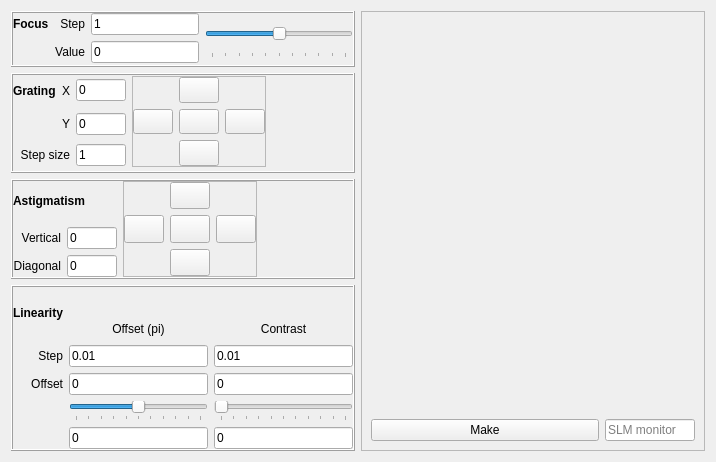
<?xml version="1.0" encoding="UTF-8"?>
<ui version="4.0">
 <class>Form</class>
 <widget class="QWidget" name="Form">
  <property name="geometry">
   <rect>
    <x>0</x>
    <y>0</y>
    <width>716</width>
    <height>462</height>
   </rect>
  </property>
  <property name="sizePolicy">
   <sizepolicy hsizetype="MinimumExpanding" vsizetype="MinimumExpanding">
    <horstretch>0</horstretch>
    <verstretch>0</verstretch>
   </sizepolicy>
  </property>
  <property name="maximumSize">
   <size>
    <width>16777215</width>
    <height>16777215</height>
   </size>
  </property>
  <property name="windowTitle">
   <string>Form</string>
  </property>
  <layout class="QGridLayout" name="gridLayout">
   <item row="0" column="0">
    <widget class="QFrame" name="Focus_frame">
     <property name="sizePolicy">
      <sizepolicy hsizetype="Minimum" vsizetype="Minimum">
       <horstretch>0</horstretch>
       <verstretch>0</verstretch>
      </sizepolicy>
     </property>
     <property name="minimumSize">
      <size>
       <width>0</width>
       <height>40</height>
      </size>
     </property>
     <property name="frameShape">
      <enum>QFrame::Box</enum>
     </property>
     <property name="frameShadow">
      <enum>QFrame::Raised</enum>
     </property>
     <layout class="QGridLayout" name="gridLayout_2">
      <property name="leftMargin">
       <number>0</number>
      </property>
      <property name="topMargin">
       <number>0</number>
      </property>
      <property name="rightMargin">
       <number>0</number>
      </property>
      <property name="bottomMargin">
       <number>0</number>
      </property>
      <item row="1" column="1">
       <widget class="QLabel" name="label_7">
        <property name="minimumSize">
         <size>
          <width>0</width>
          <height>20</height>
         </size>
        </property>
        <property name="text">
         <string>Step</string>
        </property>
        <property name="alignment">
         <set>Qt::AlignRight|Qt::AlignTrailing|Qt::AlignVCenter</set>
        </property>
       </widget>
      </item>
      <item row="1" column="2">
       <widget class="QLineEdit" name="focus_step_lineEdit">
        <property name="sizePolicy">
         <sizepolicy hsizetype="Minimum" vsizetype="Fixed">
          <horstretch>0</horstretch>
          <verstretch>0</verstretch>
         </sizepolicy>
        </property>
        <property name="minimumSize">
         <size>
          <width>0</width>
          <height>20</height>
         </size>
        </property>
        <property name="text">
         <string>1</string>
        </property>
       </widget>
      </item>
      <item row="2" column="2">
       <widget class="QLineEdit" name="focus_lineEdit">
        <property name="sizePolicy">
         <sizepolicy hsizetype="Minimum" vsizetype="Fixed">
          <horstretch>0</horstretch>
          <verstretch>0</verstretch>
         </sizepolicy>
        </property>
        <property name="minimumSize">
         <size>
          <width>0</width>
          <height>20</height>
         </size>
        </property>
        <property name="text">
         <string>0</string>
        </property>
       </widget>
      </item>
      <item row="2" column="1">
       <widget class="QLabel" name="label_8">
        <property name="minimumSize">
         <size>
          <width>0</width>
          <height>20</height>
         </size>
        </property>
        <property name="text">
         <string>Value</string>
        </property>
        <property name="alignment">
         <set>Qt::AlignRight|Qt::AlignTrailing|Qt::AlignVCenter</set>
        </property>
       </widget>
      </item>
      <item row="1" column="3" rowspan="2">
       <widget class="QSlider" name="focus_slider">
        <property name="minimumSize">
         <size>
          <width>0</width>
          <height>40</height>
         </size>
        </property>
        <property name="minimum">
         <number>-50</number>
        </property>
        <property name="maximum">
         <number>50</number>
        </property>
        <property name="pageStep">
         <number>1</number>
        </property>
        <property name="orientation">
         <enum>Qt::Horizontal</enum>
        </property>
        <property name="invertedAppearance">
         <bool>false</bool>
        </property>
        <property name="invertedControls">
         <bool>false</bool>
        </property>
        <property name="tickPosition">
         <enum>QSlider::TicksBelow</enum>
        </property>
        <property name="tickInterval">
         <number>10</number>
        </property>
       </widget>
      </item>
      <item row="1" column="0">
       <widget class="QLabel" name="labelFocus">
        <property name="minimumSize">
         <size>
          <width>0</width>
          <height>20</height>
         </size>
        </property>
        <property name="font">
         <font>
          <weight>75</weight>
          <bold>true</bold>
         </font>
        </property>
        <property name="text">
         <string>Focus</string>
        </property>
       </widget>
      </item>
     </layout>
    </widget>
   </item>
   <item row="0" column="1" rowspan="6">
    <widget class="QFrame" name="Display_frame">
     <property name="sizePolicy">
      <sizepolicy hsizetype="Preferred" vsizetype="Preferred">
       <horstretch>0</horstretch>
       <verstretch>0</verstretch>
      </sizepolicy>
     </property>
     <property name="frameShape">
      <enum>QFrame::StyledPanel</enum>
     </property>
     <property name="frameShadow">
      <enum>QFrame::Raised</enum>
     </property>
     <layout class="QGridLayout" name="gridLayout_4">
      <item row="1" column="0">
       <widget class="QPushButton" name="make_pushButton">
        <property name="text">
         <string>Make</string>
        </property>
       </widget>
      </item>
      <item row="1" column="1">
       <widget class="QLineEdit" name="slm_monitor_lineEdit">
        <property name="maximumSize">
         <size>
          <width>90</width>
          <height>16777215</height>
         </size>
        </property>
        <property name="placeholderText">
         <string>SLM monitor</string>
        </property>
       </widget>
      </item>
      <item row="0" column="0" colspan="2">
       <spacer name="verticalSpacer_7">
        <property name="orientation">
         <enum>Qt::Vertical</enum>
        </property>
        <property name="sizeHint" stdset="0">
         <size>
          <width>20</width>
          <height>40</height>
         </size>
        </property>
       </spacer>
      </item>
     </layout>
    </widget>
   </item>
   <item row="2" column="0">
    <widget class="QFrame" name="Astigmatism_frame">
     <property name="sizePolicy">
      <sizepolicy hsizetype="Minimum" vsizetype="Minimum">
       <horstretch>0</horstretch>
       <verstretch>0</verstretch>
      </sizepolicy>
     </property>
     <property name="minimumSize">
      <size>
       <width>0</width>
       <height>100</height>
      </size>
     </property>
     <property name="frameShape">
      <enum>QFrame::Box</enum>
     </property>
     <property name="frameShadow">
      <enum>QFrame::Raised</enum>
     </property>
     <layout class="QGridLayout" name="gridLayout_3">
      <property name="leftMargin">
       <number>0</number>
      </property>
      <property name="topMargin">
       <number>0</number>
      </property>
      <property name="rightMargin">
       <number>0</number>
      </property>
      <property name="bottomMargin">
       <number>0</number>
      </property>
      <item row="3" column="3">
       <widget class="QLineEdit" name="astigmatismx_lineEdit">
        <property name="minimumSize">
         <size>
          <width>0</width>
          <height>20</height>
         </size>
        </property>
        <property name="maximumSize">
         <size>
          <width>50</width>
          <height>16777215</height>
         </size>
        </property>
        <property name="text">
         <string>0</string>
        </property>
       </widget>
      </item>
      <item row="2" column="2" colspan="2">
       <widget class="QLabel" name="label_5">
        <property name="minimumSize">
         <size>
          <width>0</width>
          <height>25</height>
         </size>
        </property>
        <property name="font">
         <font>
          <weight>75</weight>
          <bold>true</bold>
         </font>
        </property>
        <property name="text">
         <string>Astigmatism</string>
        </property>
       </widget>
      </item>
      <item row="3" column="2">
       <widget class="QLabel" name="label_9">
        <property name="minimumSize">
         <size>
          <width>0</width>
          <height>20</height>
         </size>
        </property>
        <property name="text">
         <string>Vertical</string>
        </property>
        <property name="alignment">
         <set>Qt::AlignRight|Qt::AlignTrailing|Qt::AlignVCenter</set>
        </property>
       </widget>
      </item>
      <item row="4" column="3">
       <widget class="QLineEdit" name="astigmatismy_lineEdit">
        <property name="minimumSize">
         <size>
          <width>0</width>
          <height>20</height>
         </size>
        </property>
        <property name="maximumSize">
         <size>
          <width>50</width>
          <height>16777215</height>
         </size>
        </property>
        <property name="text">
         <string>0</string>
        </property>
       </widget>
      </item>
      <item row="4" column="2">
       <widget class="QLabel" name="label_10">
        <property name="minimumSize">
         <size>
          <width>0</width>
          <height>20</height>
         </size>
        </property>
        <property name="text">
         <string>Diagonal</string>
        </property>
        <property name="alignment">
         <set>Qt::AlignRight|Qt::AlignTrailing|Qt::AlignVCenter</set>
        </property>
       </widget>
      </item>
      <item row="3" column="5">
       <spacer name="horizontalSpacer">
        <property name="minimumSize">
         <size>
          <width>0</width>
          <height>20</height>
         </size>
        </property>
        <property name="orientation">
         <enum>Qt::Horizontal</enum>
        </property>
        <property name="sizeHint" stdset="0">
         <size>
          <width>40</width>
          <height>20</height>
         </size>
        </property>
       </spacer>
      </item>
      <item row="2" column="4" rowspan="3">
       <widget class="QFrame" name="frame_3">
        <property name="sizePolicy">
         <sizepolicy hsizetype="MinimumExpanding" vsizetype="MinimumExpanding">
          <horstretch>0</horstretch>
          <verstretch>0</verstretch>
         </sizepolicy>
        </property>
        <property name="frameShape">
         <enum>QFrame::StyledPanel</enum>
        </property>
        <property name="frameShadow">
         <enum>QFrame::Raised</enum>
        </property>
        <layout class="QGridLayout" name="gridLayout_7">
         <property name="leftMargin">
          <number>0</number>
         </property>
         <property name="topMargin">
          <number>0</number>
         </property>
         <property name="rightMargin">
          <number>0</number>
         </property>
         <property name="bottomMargin">
          <number>0</number>
         </property>
         <item row="0" column="1">
          <widget class="QPushButton" name="astigmatism_up_pushButton">
           <property name="sizePolicy">
            <sizepolicy hsizetype="Fixed" vsizetype="Fixed">
             <horstretch>0</horstretch>
             <verstretch>0</verstretch>
            </sizepolicy>
           </property>
           <property name="minimumSize">
            <size>
             <width>25</width>
             <height>25</height>
            </size>
           </property>
           <property name="maximumSize">
            <size>
             <width>100</width>
             <height>100</height>
            </size>
           </property>
           <property name="text">
            <string/>
           </property>
           <property name="icon">
            <iconset>
             <normaloff>../../../utils/icons/Arr-top.png</normaloff>../../../utils/icons/Arr-top.png</iconset>
           </property>
          </widget>
         </item>
         <item row="1" column="0">
          <widget class="QPushButton" name="pushButton_5">
           <property name="minimumSize">
            <size>
             <width>25</width>
             <height>25</height>
            </size>
           </property>
           <property name="maximumSize">
            <size>
             <width>100</width>
             <height>100</height>
            </size>
           </property>
           <property name="text">
            <string/>
           </property>
           <property name="icon">
            <iconset>
             <normaloff>../../../utils/icons/Arr-left.png</normaloff>../../../utils/icons/Arr-left.png</iconset>
           </property>
          </widget>
         </item>
         <item row="1" column="2">
          <widget class="QPushButton" name="astigmatism_right_pushButton">
           <property name="sizePolicy">
            <sizepolicy hsizetype="Fixed" vsizetype="Fixed">
             <horstretch>0</horstretch>
             <verstretch>0</verstretch>
            </sizepolicy>
           </property>
           <property name="minimumSize">
            <size>
             <width>25</width>
             <height>25</height>
            </size>
           </property>
           <property name="maximumSize">
            <size>
             <width>100</width>
             <height>100</height>
            </size>
           </property>
           <property name="text">
            <string/>
           </property>
           <property name="icon">
            <iconset>
             <normaloff>../../../utils/icons/Arr-right.png</normaloff>../../../utils/icons/Arr-right.png</iconset>
           </property>
          </widget>
         </item>
         <item row="2" column="1">
          <widget class="QPushButton" name="astigmatism_down_pushButton">
           <property name="sizePolicy">
            <sizepolicy hsizetype="Fixed" vsizetype="Fixed">
             <horstretch>0</horstretch>
             <verstretch>0</verstretch>
            </sizepolicy>
           </property>
           <property name="minimumSize">
            <size>
             <width>25</width>
             <height>25</height>
            </size>
           </property>
           <property name="maximumSize">
            <size>
             <width>100</width>
             <height>100</height>
            </size>
           </property>
           <property name="text">
            <string/>
           </property>
           <property name="icon">
            <iconset>
             <normaloff>../../../utils/icons/Arr-bot.png</normaloff>../../../utils/icons/Arr-bot.png</iconset>
           </property>
          </widget>
         </item>
         <item row="1" column="1">
          <widget class="QPushButton" name="pushButton_6">
           <property name="sizePolicy">
            <sizepolicy hsizetype="Fixed" vsizetype="Fixed">
             <horstretch>0</horstretch>
             <verstretch>0</verstretch>
            </sizepolicy>
           </property>
           <property name="minimumSize">
            <size>
             <width>25</width>
             <height>25</height>
            </size>
           </property>
           <property name="maximumSize">
            <size>
             <width>100</width>
             <height>100</height>
            </size>
           </property>
           <property name="text">
            <string/>
           </property>
           <property name="icon">
            <iconset>
             <normaloff>../../../utils/icons/Arr-circle.png</normaloff>../../../utils/icons/Arr-circle.png</iconset>
           </property>
          </widget>
         </item>
        </layout>
       </widget>
      </item>
     </layout>
    </widget>
   </item>
   <item row="1" column="0">
    <widget class="QFrame" name="Grating_frame">
     <property name="sizePolicy">
      <sizepolicy hsizetype="Minimum" vsizetype="Minimum">
       <horstretch>0</horstretch>
       <verstretch>0</verstretch>
      </sizepolicy>
     </property>
     <property name="minimumSize">
      <size>
       <width>0</width>
       <height>100</height>
      </size>
     </property>
     <property name="frameShape">
      <enum>QFrame::Box</enum>
     </property>
     <property name="frameShadow">
      <enum>QFrame::Raised</enum>
     </property>
     <property name="lineWidth">
      <number>1</number>
     </property>
     <layout class="QGridLayout" name="gridLayout_17">
      <property name="leftMargin">
       <number>0</number>
      </property>
      <property name="topMargin">
       <number>0</number>
      </property>
      <property name="rightMargin">
       <number>0</number>
      </property>
      <property name="bottomMargin">
       <number>0</number>
      </property>
      <item row="3" column="4">
       <widget class="QLineEdit" name="lineEditSLMxystep">
        <property name="minimumSize">
         <size>
          <width>0</width>
          <height>20</height>
         </size>
        </property>
        <property name="maximumSize">
         <size>
          <width>50</width>
          <height>16777215</height>
         </size>
        </property>
        <property name="inputMask">
         <string/>
        </property>
        <property name="text">
         <string>1</string>
        </property>
        <property name="placeholderText">
         <string>step size (um)</string>
        </property>
       </widget>
      </item>
      <item row="1" column="1">
       <widget class="QLabel" name="label_4">
        <property name="minimumSize">
         <size>
          <width>0</width>
          <height>25</height>
         </size>
        </property>
        <property name="font">
         <font>
          <weight>75</weight>
          <bold>true</bold>
         </font>
        </property>
        <property name="text">
         <string>Grating</string>
        </property>
       </widget>
      </item>
      <item row="2" column="4">
       <widget class="QLineEdit" name="gratingy_lineEdit">
        <property name="minimumSize">
         <size>
          <width>0</width>
          <height>20</height>
         </size>
        </property>
        <property name="maximumSize">
         <size>
          <width>50</width>
          <height>16777215</height>
         </size>
        </property>
        <property name="text">
         <string>0</string>
        </property>
       </widget>
      </item>
      <item row="2" column="11">
       <spacer name="horizontalSpacer_2">
        <property name="minimumSize">
         <size>
          <width>0</width>
          <height>20</height>
         </size>
        </property>
        <property name="orientation">
         <enum>Qt::Horizontal</enum>
        </property>
        <property name="sizeHint" stdset="0">
         <size>
          <width>40</width>
          <height>20</height>
         </size>
        </property>
       </spacer>
      </item>
      <item row="1" column="2">
       <widget class="QLabel" name="label_2">
        <property name="minimumSize">
         <size>
          <width>0</width>
          <height>20</height>
         </size>
        </property>
        <property name="text">
         <string>X</string>
        </property>
        <property name="alignment">
         <set>Qt::AlignRight|Qt::AlignTrailing|Qt::AlignVCenter</set>
        </property>
       </widget>
      </item>
      <item row="2" column="2">
       <widget class="QLabel" name="label_3">
        <property name="minimumSize">
         <size>
          <width>0</width>
          <height>20</height>
         </size>
        </property>
        <property name="text">
         <string>Y</string>
        </property>
        <property name="alignment">
         <set>Qt::AlignRight|Qt::AlignTrailing|Qt::AlignVCenter</set>
        </property>
       </widget>
      </item>
      <item row="1" column="4">
       <widget class="QLineEdit" name="gratingx_lineEdit">
        <property name="minimumSize">
         <size>
          <width>0</width>
          <height>20</height>
         </size>
        </property>
        <property name="maximumSize">
         <size>
          <width>50</width>
          <height>16777215</height>
         </size>
        </property>
        <property name="text">
         <string>0</string>
        </property>
       </widget>
      </item>
      <item row="3" column="1" colspan="2">
       <widget class="QLabel" name="label">
        <property name="minimumSize">
         <size>
          <width>0</width>
          <height>20</height>
         </size>
        </property>
        <property name="text">
         <string>Step size</string>
        </property>
        <property name="alignment">
         <set>Qt::AlignRight|Qt::AlignTrailing|Qt::AlignVCenter</set>
        </property>
       </widget>
      </item>
      <item row="1" column="10" rowspan="3">
       <widget class="QFrame" name="frame_2">
        <property name="sizePolicy">
         <sizepolicy hsizetype="MinimumExpanding" vsizetype="MinimumExpanding">
          <horstretch>0</horstretch>
          <verstretch>0</verstretch>
         </sizepolicy>
        </property>
        <property name="frameShape">
         <enum>QFrame::StyledPanel</enum>
        </property>
        <property name="frameShadow">
         <enum>QFrame::Raised</enum>
        </property>
        <layout class="QGridLayout" name="gridLayout_6">
         <property name="leftMargin">
          <number>0</number>
         </property>
         <property name="topMargin">
          <number>0</number>
         </property>
         <property name="rightMargin">
          <number>0</number>
         </property>
         <property name="bottomMargin">
          <number>0</number>
         </property>
         <item row="1" column="1">
          <widget class="QPushButton" name="pushButton">
           <property name="sizePolicy">
            <sizepolicy hsizetype="Fixed" vsizetype="Fixed">
             <horstretch>0</horstretch>
             <verstretch>0</verstretch>
            </sizepolicy>
           </property>
           <property name="minimumSize">
            <size>
             <width>25</width>
             <height>25</height>
            </size>
           </property>
           <property name="maximumSize">
            <size>
             <width>100</width>
             <height>100</height>
            </size>
           </property>
           <property name="text">
            <string/>
           </property>
           <property name="icon">
            <iconset>
             <normaloff>../../../utils/icons/Arr-circle.png</normaloff>../../../utils/icons/Arr-circle.png</iconset>
           </property>
          </widget>
         </item>
         <item row="0" column="1">
          <widget class="QPushButton" name="pushButton_3">
           <property name="sizePolicy">
            <sizepolicy hsizetype="Fixed" vsizetype="Fixed">
             <horstretch>0</horstretch>
             <verstretch>0</verstretch>
            </sizepolicy>
           </property>
           <property name="minimumSize">
            <size>
             <width>25</width>
             <height>25</height>
            </size>
           </property>
           <property name="maximumSize">
            <size>
             <width>100</width>
             <height>100</height>
            </size>
           </property>
           <property name="text">
            <string/>
           </property>
           <property name="icon">
            <iconset>
             <normaloff>../../../utils/icons/Arr-top.png</normaloff>../../../utils/icons/Arr-top.png</iconset>
           </property>
          </widget>
         </item>
         <item row="2" column="1">
          <widget class="QPushButton" name="pushButton_4">
           <property name="sizePolicy">
            <sizepolicy hsizetype="Fixed" vsizetype="Fixed">
             <horstretch>0</horstretch>
             <verstretch>0</verstretch>
            </sizepolicy>
           </property>
           <property name="minimumSize">
            <size>
             <width>25</width>
             <height>25</height>
            </size>
           </property>
           <property name="maximumSize">
            <size>
             <width>100</width>
             <height>100</height>
            </size>
           </property>
           <property name="text">
            <string/>
           </property>
           <property name="icon">
            <iconset>
             <normaloff>../../../utils/icons/Arr-bot.png</normaloff>../../../utils/icons/Arr-bot.png</iconset>
           </property>
          </widget>
         </item>
         <item row="1" column="2">
          <widget class="QPushButton" name="pushButton_2">
           <property name="sizePolicy">
            <sizepolicy hsizetype="Fixed" vsizetype="Fixed">
             <horstretch>0</horstretch>
             <verstretch>0</verstretch>
            </sizepolicy>
           </property>
           <property name="minimumSize">
            <size>
             <width>25</width>
             <height>25</height>
            </size>
           </property>
           <property name="maximumSize">
            <size>
             <width>100</width>
             <height>100</height>
            </size>
           </property>
           <property name="text">
            <string/>
           </property>
           <property name="icon">
            <iconset>
             <normaloff>../../../utils/icons/Arr-right.png</normaloff>../../../utils/icons/Arr-right.png</iconset>
           </property>
          </widget>
         </item>
         <item row="1" column="0">
          <widget class="QPushButton" name="pushButton_7">
           <property name="sizePolicy">
            <sizepolicy hsizetype="Fixed" vsizetype="Fixed">
             <horstretch>0</horstretch>
             <verstretch>0</verstretch>
            </sizepolicy>
           </property>
           <property name="minimumSize">
            <size>
             <width>25</width>
             <height>25</height>
            </size>
           </property>
           <property name="maximumSize">
            <size>
             <width>100</width>
             <height>100</height>
            </size>
           </property>
           <property name="text">
            <string/>
           </property>
           <property name="icon">
            <iconset>
             <normaloff>../../../utils/icons/Arr-left.png</normaloff>../../../utils/icons/Arr-left.png</iconset>
           </property>
          </widget>
         </item>
        </layout>
       </widget>
      </item>
     </layout>
    </widget>
   </item>
   <item row="3" column="0" rowspan="3">
    <widget class="QFrame" name="Contrast_frame">
     <property name="sizePolicy">
      <sizepolicy hsizetype="Minimum" vsizetype="Minimum">
       <horstretch>0</horstretch>
       <verstretch>0</verstretch>
      </sizepolicy>
     </property>
     <property name="minimumSize">
      <size>
       <width>0</width>
       <height>100</height>
      </size>
     </property>
     <property name="frameShape">
      <enum>QFrame::Box</enum>
     </property>
     <property name="frameShadow">
      <enum>QFrame::Raised</enum>
     </property>
     <layout class="QGridLayout" name="gridLayout_5">
      <property name="leftMargin">
       <number>0</number>
      </property>
      <property name="topMargin">
       <number>0</number>
      </property>
      <property name="rightMargin">
       <number>0</number>
      </property>
      <property name="bottomMargin">
       <number>0</number>
      </property>
      <item row="5" column="1">
       <widget class="QLineEdit" name="offset_lineEdit_offset">
        <property name="minimumSize">
         <size>
          <width>0</width>
          <height>20</height>
         </size>
        </property>
        <property name="text">
         <string>0</string>
        </property>
        <property name="placeholderText">
         <string>Offset offset</string>
        </property>
       </widget>
      </item>
      <item row="3" column="2">
       <widget class="QLineEdit" name="contrast_lineEdit_step">
        <property name="minimumSize">
         <size>
          <width>0</width>
          <height>20</height>
         </size>
        </property>
        <property name="text">
         <string>0.01</string>
        </property>
        <property name="placeholderText">
         <string>Contrast step</string>
        </property>
       </widget>
      </item>
      <item row="5" column="0">
       <widget class="QLabel" name="label_14">
        <property name="minimumSize">
         <size>
          <width>0</width>
          <height>20</height>
         </size>
        </property>
        <property name="text">
         <string>Offset</string>
        </property>
        <property name="alignment">
         <set>Qt::AlignRight|Qt::AlignTrailing|Qt::AlignVCenter</set>
        </property>
       </widget>
      </item>
      <item row="7" column="2">
       <widget class="QLineEdit" name="contrast_lineEdit">
        <property name="minimumSize">
         <size>
          <width>0</width>
          <height>20</height>
         </size>
        </property>
        <property name="text">
         <string>0</string>
        </property>
        <property name="placeholderText">
         <string>Contrast</string>
        </property>
       </widget>
      </item>
      <item row="6" column="1">
       <widget class="QSlider" name="offset_slider">
        <property name="minimumSize">
         <size>
          <width>0</width>
          <height>10</height>
         </size>
        </property>
        <property name="minimum">
         <number>-50</number>
        </property>
        <property name="maximum">
         <number>50</number>
        </property>
        <property name="orientation">
         <enum>Qt::Horizontal</enum>
        </property>
        <property name="tickPosition">
         <enum>QSlider::TicksBelow</enum>
        </property>
        <property name="tickInterval">
         <number>10</number>
        </property>
       </widget>
      </item>
      <item row="1" column="1">
       <widget class="QLabel" name="label_11">
        <property name="sizePolicy">
         <sizepolicy hsizetype="Preferred" vsizetype="Fixed">
          <horstretch>0</horstretch>
          <verstretch>0</verstretch>
         </sizepolicy>
        </property>
        <property name="minimumSize">
         <size>
          <width>0</width>
          <height>20</height>
         </size>
        </property>
        <property name="text">
         <string>Offset (pi)</string>
        </property>
        <property name="alignment">
         <set>Qt::AlignCenter</set>
        </property>
       </widget>
      </item>
      <item row="3" column="0">
       <widget class="QLabel" name="label_13">
        <property name="minimumSize">
         <size>
          <width>0</width>
          <height>20</height>
         </size>
        </property>
        <property name="text">
         <string>Step</string>
        </property>
        <property name="alignment">
         <set>Qt::AlignRight|Qt::AlignTrailing|Qt::AlignVCenter</set>
        </property>
       </widget>
      </item>
      <item row="6" column="2">
       <widget class="QSlider" name="contrast_slider">
        <property name="minimumSize">
         <size>
          <width>0</width>
          <height>10</height>
         </size>
        </property>
        <property name="maximum">
         <number>100</number>
        </property>
        <property name="orientation">
         <enum>Qt::Horizontal</enum>
        </property>
        <property name="tickPosition">
         <enum>QSlider::TicksBelow</enum>
        </property>
        <property name="tickInterval">
         <number>10</number>
        </property>
       </widget>
      </item>
      <item row="1" column="2">
       <widget class="QLabel" name="label_12">
        <property name="sizePolicy">
         <sizepolicy hsizetype="Preferred" vsizetype="Fixed">
          <horstretch>0</horstretch>
          <verstretch>0</verstretch>
         </sizepolicy>
        </property>
        <property name="minimumSize">
         <size>
          <width>0</width>
          <height>20</height>
         </size>
        </property>
        <property name="text">
         <string>Contrast</string>
        </property>
        <property name="alignment">
         <set>Qt::AlignCenter</set>
        </property>
       </widget>
      </item>
      <item row="5" column="2">
       <widget class="QLineEdit" name="contrast_lineEdit_offset">
        <property name="minimumSize">
         <size>
          <width>0</width>
          <height>20</height>
         </size>
        </property>
        <property name="text">
         <string>0</string>
        </property>
        <property name="placeholderText">
         <string>Contrast offset</string>
        </property>
       </widget>
      </item>
      <item row="7" column="1">
       <widget class="QLineEdit" name="offset_lineEdit">
        <property name="minimumSize">
         <size>
          <width>50</width>
          <height>20</height>
         </size>
        </property>
        <property name="text">
         <string>0</string>
        </property>
        <property name="placeholderText">
         <string>Offset</string>
        </property>
       </widget>
      </item>
      <item row="3" column="1">
       <widget class="QLineEdit" name="offset_lineEdit_step">
        <property name="minimumSize">
         <size>
          <width>0</width>
          <height>20</height>
         </size>
        </property>
        <property name="text">
         <string>0.01</string>
        </property>
        <property name="placeholderText">
         <string>Offset step</string>
        </property>
       </widget>
      </item>
      <item row="0" column="0" rowspan="2">
       <widget class="QLabel" name="label_6">
        <property name="sizePolicy">
         <sizepolicy hsizetype="Preferred" vsizetype="MinimumExpanding">
          <horstretch>0</horstretch>
          <verstretch>0</verstretch>
         </sizepolicy>
        </property>
        <property name="minimumSize">
         <size>
          <width>0</width>
          <height>20</height>
         </size>
        </property>
        <property name="font">
         <font>
          <weight>75</weight>
          <bold>true</bold>
         </font>
        </property>
        <property name="text">
         <string>Linearity</string>
        </property>
       </widget>
      </item>
     </layout>
    </widget>
   </item>
  </layout>
 </widget>
 <resources/>
 <connections/>
</ui>
